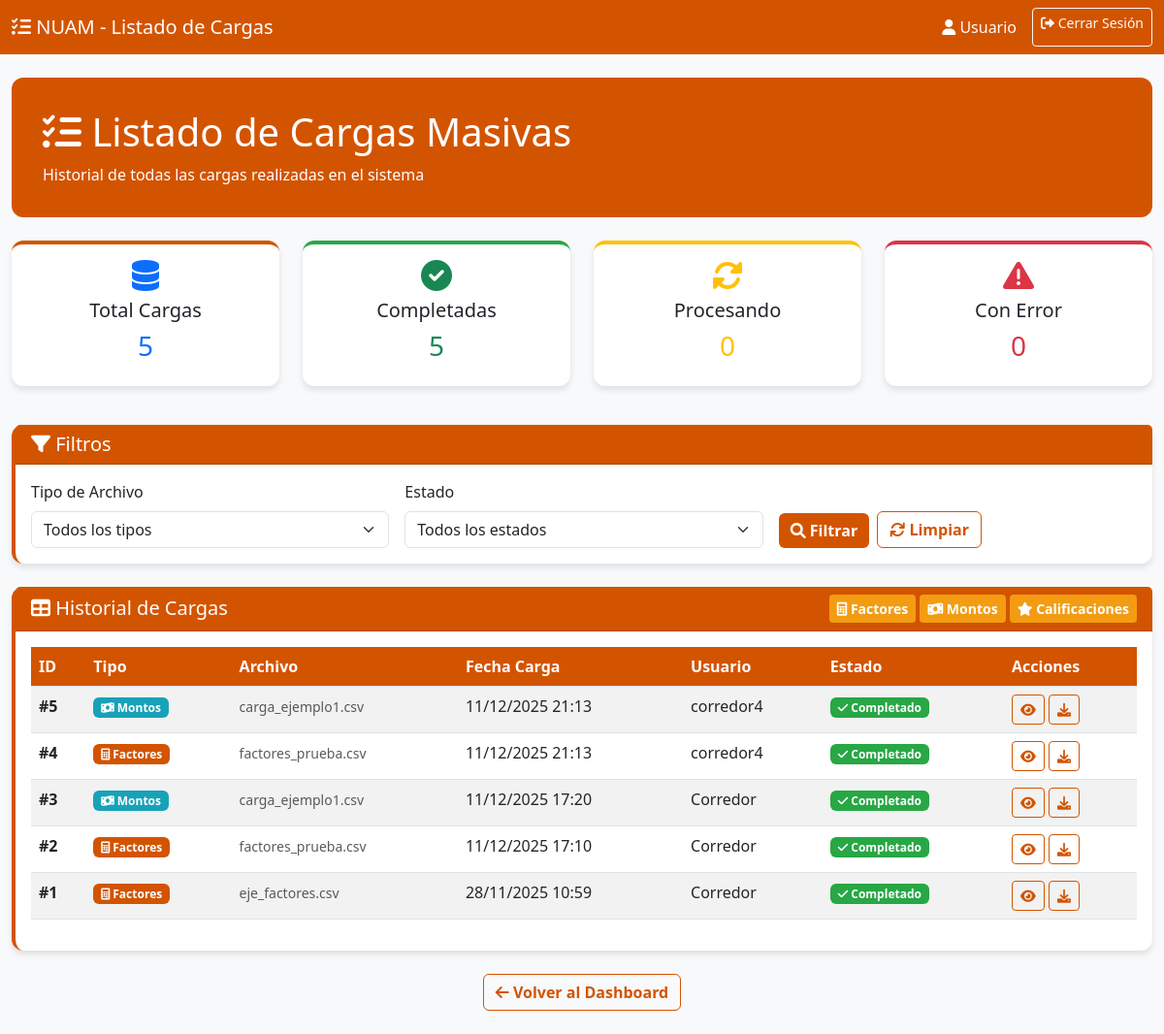
Page /listado-cargas/ (signed in) on the committed database.
### NuamApp/models.py (models this page shows)
class Archivocarga(models.Model):
    id_archivo = models.AutoField(db_column='ID_archivo', primary_key=True)
    tipo_archivo = models.CharField(max_length=30)
    fecha_carga = models.DateTimeField()
    estado = models.CharField(max_length=20)
    archivo_url = models.CharField(max_length=150, blank=True, null=True)
    fk_id_usuario = models.ForeignKey('Usuario', on_delete=models.CASCADE, db_column='FK_ID_usuario')
    class Meta:
        db_table = 'archivocarga'

class Usuario(models.Model):
    id_usuario = models.AutoField(db_column='ID_usuario', primary_key=True)
    nombre = models.CharField(max_length=15)
    correo = models.CharField(max_length=50)
    contrasena = models.CharField(max_length=128)
    rol = models.CharField(max_length=20)
    estado = models.CharField(max_length=10)
    class Meta:
        db_table = 'usuario'

### NuamApp/views.py (the view)
    def wrapper(request, *args, **kwargs):
        if 'usuario_id' not in request.session:
            messages.error(request, 'Debes iniciar sesión para acceder')
            return redirect('login')
        return view_func(request, *args, **kwargs)

### NuamApp/views.py (called while the page is built)
def login_required_custom(view_func):
    def wrapper(request, *args, **kwargs):
        if 'usuario_id' not in request.session:
            messages.error(request, 'Debes iniciar sesión para acceder')
            return redirect('login')
        return view_func(request, *args, **kwargs)
    return wrapper

### templates/template_cargas/listar_cargas.html (shortened to what this page needs)
<!DOCTYPE html>
<html lang="es">
<head>
    <link href="https://cdn.jsdelivr.net/npm/bootstrap@5.3.0/dist/css/bootstrap.min.css" rel="stylesheet">
    <link rel="stylesheet" href="https://cdnjs.cloudflare.com/ajax/libs/font-awesome/6.0.0/css/all.min.css">
</head>
<body>
    <nav class="navbar navbar-expand-lg navbar-nuam">
        <div class="container-fluid">
            <span class="navbar-brand text-white">
                <i class="fas fa-list-check"></i> NUAM - Listado de Cargas
            </span>
            <div class="navbar-nav ms-auto">
                <span class="navbar-text text-white me-3">
                    <i class="fas fa-user"></i>
                    {% if request.session.nombre %}
                        {{ request.session.nombre }}
                    {% else %}
                        Usuario
                    {% endif %}
                </span>
                <a href="{% url 'logout' %}" class="btn btn-sm btn-outline-light">
                    <i class="fas fa-sign-out-alt"></i> Cerrar Sesión
                </a>
            </div>
        </div>
    </nav>
    <div class="container-fluid py-4">
        <div class="row mb-4">
            <div class="col">
                <div class="welcome-section">
                    <div class="row align-items-center">
                        <div class="col">
                            <h1 class="display-6"><i class="fas fa-list-check"></i> Listado de Cargas Masivas</h1>
                            <p class="mb-0">Historial de todas las cargas realizadas en el sistema</p>
                        </div>
                    </div>
                </div>
            </div>
        </div>
        <div class="row mb-4">
            <div class="col-md-3 mb-3">
                <div class="card stats-card total h-100">
                    <div class="card-body text-center">
                        <i class="fas fa-database fa-2x text-primary mb-2"></i>
                        <h5 class="card-title">Total Cargas</h5>
                        <h3 class="text-primary">{{ total_cargas }}</h3>
                    </div>
                </div>
            </div>
            <div class="col-md-3 mb-3">
                <div class="card stats-card completadas h-100">
                    <div class="card-body text-center">
                        <i class="fas fa-check-circle fa-2x text-success mb-2"></i>
                        <h5 class="card-title">Completadas</h5>
                        <h3 class="text-success">{{ cargas_completadas }}</h3>
                    </div>
                </div>
            </div>
            <div class="col-md-3 mb-3">
                <div class="card stats-card procesando h-100">
                    <div class="card-body text-center">
                        <i class="fas fa-sync-alt fa-2x text-warning mb-2"></i>
                        <h5 class="card-title">Procesando</h5>
                        <h3 class="text-warning">{{ cargas_procesando }}</h3>
                    </div>
                </div>
            </div>
            <div class="col-md-3 mb-3">
                <div class="card stats-card error h-100">
                    <div class="card-body text-center">
                        <i class="fas fa-exclamation-triangle fa-2x text-danger mb-2"></i>
                        <h5 class="card-title">Con Error</h5>
                        <h3 class="text-danger">{{ cargas_error }}</h3>
                    </div>
                </div>
            </div>
        </div>
        <div class="card card-dashboard mb-4">
            <div class="card-header" style="background: var(--naranja-oscuro); color: white;">
                <h5 class="mb-0"><i class="fas fa-filter"></i> Filtros</h5>
            </div>
            <div class="card-body">
                <form method="get" class="row g-3">
                    <div class="col-md-4">
                        <label class="form-label">Tipo de Archivo</label>
                        <select name="tipo" class="form-select">
                            <option value="">Todos los tipos</option>
                        </select>
                    </div>
                    <div class="col-md-4">
                        <label class="form-label">Estado</label>
                        <select name="estado" class="form-select">
                            <option value="">Todos los estados</option>
                        </select>
                    </div>
                    <div class="col-md-4 d-flex align-items-end">
                        <button type="submit" class="btn btn-nuam me-2">
                            <i class="fas fa-search"></i> Filtrar
                        </button>
                        <a href="{% url 'listado_cargas' %}" class="btn btn-outline-nuam">
                            <i class="fas fa-refresh"></i> Limpiar
                        </a>
                    </div>
                </form>
            </div>
        </div>
        <div class="card card-dashboard">
            <div class="card-header d-flex justify-content-between align-items-center" style="background: var(--naranja-oscuro); color: white;">
                <h5 class="mb-0"><i class="fas fa-table"></i> Historial de Cargas</h5>
                <div>
                    <a href="{% url 'carga_factores' %}" class="btn btn-agregar btn-sm">
                        <i class="fas fa-calculator"></i> Factores
                    </a>
                    <a href="{% url 'carga_montos' %}" class="btn btn-agregar btn-sm">
                        <i class="fas fa-money-bill-wave"></i> Montos
                    </a>
                    <a href="{% url 'carga_masiva_calificaciones' %}" class="btn btn-agregar btn-sm">
                        <i class="fas fa-star"></i> Calificaciones
                    </a>
                </div>
            </div>
            <div class="card-body">
                {% if cargas %}
                <div class="table-responsive">
                    <table class="table table-striped table-hover table-custom">
                        <thead>
                            <tr>
                                <th>ID</th>
                                <th>Tipo</th>
                                <th>Archivo</th>
                                <th>Fecha Carga</th>
                                <th>Usuario</th>
                                <th>Estado</th>
                                <th>Acciones</th>
                            </tr>
                        </thead>
                        <tbody>
                            {% for carga in cargas %}
                            <tr>
                                <td><strong>#{{ carga.id_archivo }}</strong></td>
                                <td>
                                    {% if carga.tipo_archivo == 'factores' %}
                                        <span class="badge badge-factores"><i class="fas fa-calculator"></i> Factores</span>
                                    {% elif carga.tipo_archivo == 'montos' %}
                                        <span class="badge badge-montos"><i class="fas fa-money-bill-wave"></i> Montos</span>
                                    {% else %}
                                        <span class="badge badge-calificaciones"><i class="fas fa-star"></i> Calificaciones</span>
                                    {% endif %}
                                </td>
                                <td>
                                    <small class="text-muted">{{ carga.archivo_url|default:"N/A" }}</small>
                                </td>
                                <td>{{ carga.fecha_carga|date:"d/m/Y H:i" }}</td>
                                <td>{{ carga.fk_id_usuario.nombre }}</td>
                                <td>
                                    {% if carga.estado == 'completado' %}
                                        <span class="badge badge-completado"><i class="fas fa-check"></i> Completado</span>
                                    {% elif carga.estado == 'procesando' %}
                                        <span class="badge badge-procesando"><i class="fas fa-sync-alt"></i> Procesando</span>
                                    {% else %}
                                        <span class="badge badge-error"><i class="fas fa-exclamation-triangle"></i> Error</span>
                                    {% endif %}
                                </td>
                                <td>
                                    <a href="{% url 'detalles_carga' carga.id_archivo %}"
                                       class="btn btn-sm btn-outline-nuam"
                                       data-bs-toggle="tooltip"
                                       title="Ver detalles">
                                        <i class="fas fa-eye"></i>
                                    </a>
                                    {% if carga.estado == 'completado' %}
                                    <a href="{% url 'descargar_carga' carga.id_archivo %}"
                                       class="btn btn-sm btn-outline-nuam"
                                       data-bs-toggle="tooltip"
                                       title="Descargar reporte">
                                        <i class="fas fa-download"></i>
                                    </a>
                                    {% endif %}
                                </td>
                            </tr>
                            {% endfor %}
                        </tbody>
                    </table>
                </div>
                {% endif %}
            </div>
        </div>
        <div class="mt-4 text-center">
            <a href="{% if request.session.rol == 'admin' %}{% url 'dashboard_admin' %}{% else %}{% url 'dashboard_corredor' %}{% endif %}"
               class="btn btn-outline-nuam">
                <i class="fas fa-arrow-left"></i> Volver al Dashboard
            </a>
        </div>
    </div>
</body>
</html>

### templates/template_cargas/listar_cargas.html (style rules this page uses)
:root { --naranja-oscuro: #D35400; --naranja: #E67E22; --naranja-claro: #F39C12; --blanco: #FFFFFF; --gris-claro: #F8F9FA; --texto-oscuro: #2C3E50; }
body { background-color: var(--gris-claro); font-family: 'Segoe UI', Tahoma, Geneva, Verdana, sans-serif; }
.navbar-nuam { background: var(--naranja-oscuro) !important; }
.card-dashboard { background: var(--blanco); border: none; border-radius: 12px; border-left: 4px solid var(--naranja-oscuro); box-shadow: 0 4px 6px rgba(0,0,0,0.1); }
.btn-nuam { background-color: var(--naranja-oscuro); border: none; color: white; font-weight: 600; }
.btn-agregar { background-color: var(--naranja-claro); border: none; color: white; font-weight: 600; }
.btn-outline-nuam { border: 1px solid var(--naranja-oscuro); color: var(--naranja-oscuro); font-weight: 600; }
.welcome-section { background: var(--naranja-oscuro); color: white; border-radius: 12px; padding: 2rem; }
.stats-card { background: var(--blanco); border: none; border-radius: 12px; box-shadow: 0 4px 6px rgba(0,0,0,0.1); transition: transform 0.2s; }
.stats-card.total { border-top: 4px solid var(--naranja-oscuro); }
.stats-card.completadas { border-top: 4px solid #28a745; }
.stats-card.procesando { border-top: 4px solid #ffc107; }
.stats-card.error { border-top: 4px solid #dc3545; }
.table-custom th { background-color: var(--naranja-oscuro); color: white; }
.badge-factores { background-color: var(--naranja-oscuro); }
.badge-montos { background-color: #17a2b8; }
.badge-completado { background-color: #28a745; }

### rows in the picture
Archivocarga: id_archivo "5", tipo_archivo "montos" (drawn), archivo_url "carga_ejemplo1.csv", fecha_carga "11/12/2025 21:13", fk_id_usuario.nombre "corredor4", estado "completado" (drawn)
Archivocarga: id_archivo "4", tipo_archivo "factores" (drawn), archivo_url "factores_prueba.csv", fecha_carga "11/12/2025 21:13", fk_id_usuario.nombre "corredor4", estado "completado" (drawn)
Archivocarga: id_archivo "3", tipo_archivo "montos" (drawn), archivo_url "carga_ejemplo1.csv", fecha_carga "11/12/2025 17:20", fk_id_usuario.nombre "Corredor", estado "completado" (drawn)
Archivocarga: id_archivo "2", tipo_archivo "factores" (drawn), archivo_url "factores_prueba.csv", fecha_carga "11/12/2025 17:10", fk_id_usuario.nombre "Corredor", estado "completado" (drawn)
Archivocarga: id_archivo "1", tipo_archivo "factores" (drawn), archivo_url "eje_factores.csv", fecha_carga "28/11/2025 10:59", fk_id_usuario.nombre "Corredor", estado "completado" (drawn)

### other values in the picture
{{ total_cargas }} "5"
{{ cargas_completadas }} "5"
{{ cargas_procesando }} "0"
{{ cargas_error }} "0"
